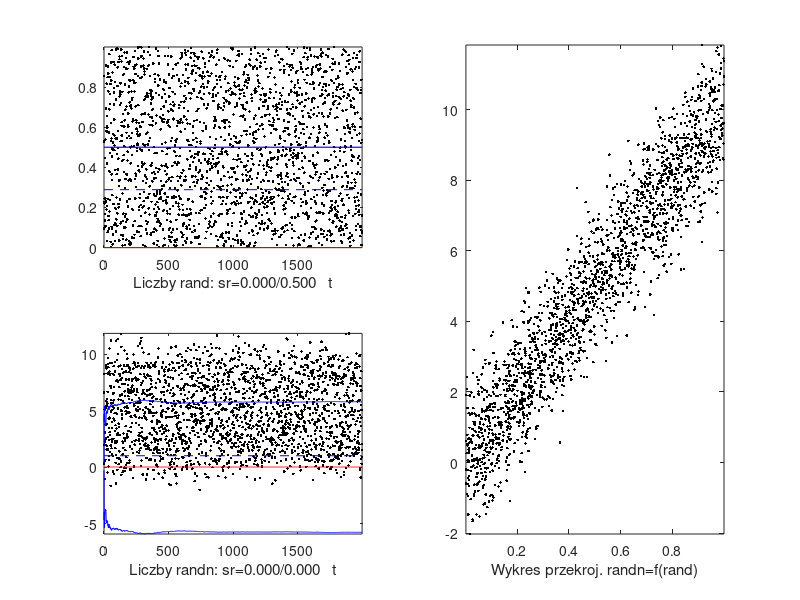

Here is the MATLAB script that generated this plot:
tic;
%  clear all;
Ldanych=2000
;
a=10; %10; 
% Parametry faktyczne rozkladow: 
srtr=0.5; sigtr=1/(2*sqrt(3)); 
srtn=0; sigtn=1; 
Sn=0; Sr=0; S2n=0; S2r=0; % podstawienia wst�pne sum
% wstepne zerowanie dla przyspiesz oblicze�
t=zeros(1,Ldanych);  yr=zeros(1,Ldanych);  yn=zeros(1,Ldanych);  
srr=zeros(1,Ldanych);  srn=zeros(1,Ldanych);  
Sigr=zeros(1,Ldanych);  Sign=zeros(1,Ldanych);  
for(n=1:Ldanych) % petla czasu 
    t(n)=n-1; 
    yr(n)=rand; 
    yn(n)=randn+a*yr(n);  % +a*yr(n) - korelacja
%     Sr=Sr+yr(n); srr(n)=Sr/n;  % estymacja warto�ci oczekiwanej
    % S2r=S2r+yr(n)^2; varr=S2r/n-srr(n)^2; % obci��ona estymacja wariancji
    % Sigr(n)=sqrt(varr); % odchylenie standardowe
    % Sn=Sn+yn(n); srn(n)=Sn/n;  % estymacja warto�ci oczekiwanej
    S2n=S2n+yn(n)^2; varn=S2n/n-srn(n)^2; % obci��ona estymacja wariancji
    Sign(n)=sqrt(varn); % odchylenie standardowe
end
figure(1); 
subplot(2,2,1); 
plot(t,yr,'k.',t,srr,'r',t,Sigr+srtr,'b',t,-Sigr+srtr,'b',t([1 end]),[sigtr sigtr],'b--');  
xlabel(sprintf('Liczby rand: sr=%.3f/%.3f   t',srr(Ldanych),srtr)); axis('tight')
subplot(2,2,3); 
plot(t,yn,'k.',t,srn,'r',t,Sign+srtn,'b',t,-Sign+srtn,'b',t([1 end]),[sigtn sigtn],'b--');...
    xlabel(sprintf('Liczby randn: sr=%.3f/%.3f   t',srn(Ldanych),srtn)); axis('tight')
subplot(1,2,2); 
plot(yr,yn,'k.');  xlabel('Wykres przekroj. randn=f(rand)'); axis('tight')
toc
